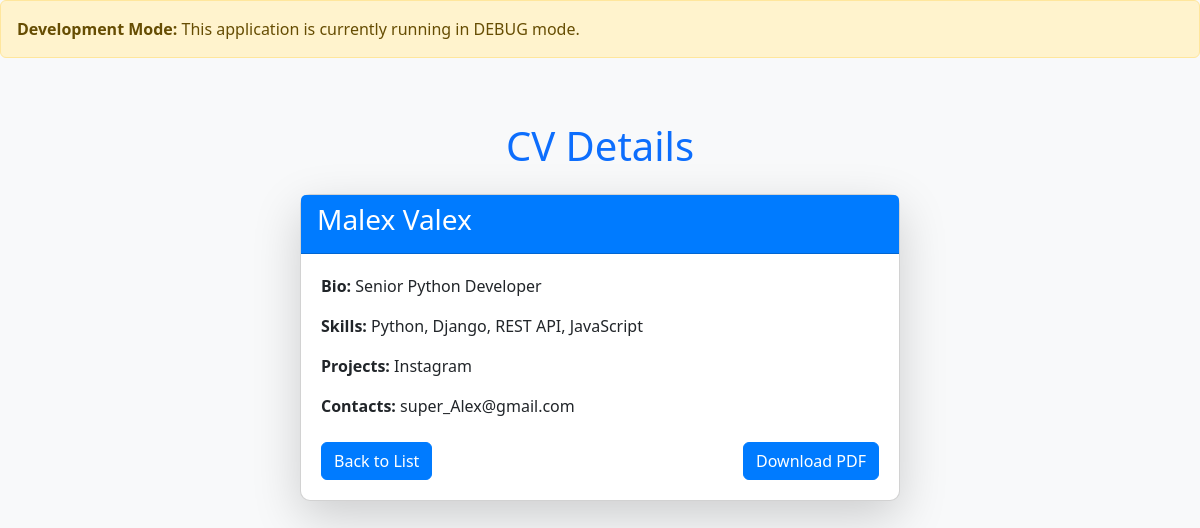
/main/2/, run on the app's committed database.
### main/models.py (models this page shows, shortened)
class CV(models.Model):
    first_name = models.CharField(max_length=50)
    last_name = models.CharField(max_length=50)
    bio = models.TextField(blank=True)
    skills = models.TextField(help_text="List your skills separated by commas", blank=True)
    projects = models.TextField(help_text="Describe your projects", blank=True)
    contacts = models.TextField(help_text="Provide your contact information", blank=True)

### main/views.py (the view)
# urls.py: path('<int:cv_id>/', main.views.cv_details, name='cv_details'),
def cv_details(request, cv_id):
    cv = CV.objects.get(id=cv_id)
    return render(request, 'cv_details.html', {"cv": cv})

### main/context_processors.py (called while the page is built)
def settings_context(request):
    return {
        'settings': {
            'DEBUG': settings.DEBUG,
            'LANGUAGE_CODE': settings.LANGUAGE_CODE,
            'TIME_ZONE': settings.TIME_ZONE,
        }
    }

### templates/cv_details.html (shortened to what this page needs)
<!DOCTYPE html>
<html lang="en">
<head>
    <link href="https://cdn.jsdelivr.net/npm/bootstrap@5.3.3/dist/css/bootstrap.min.css" rel="stylesheet" />
</head>
<body>
        {% if settings.DEBUG %}
        <div class="debug-info alert alert-warning">
            <strong>Development Mode:</strong> This application is currently running in DEBUG mode.
        </div>
        {% endif %}
    <div class="container py-5">
        <h1 class="mb-4 text-center text-primary">CV Details</h1>
        <div class="card shadow-lg">
            <div class="card-header">
                <h3>{{ cv.first_name }} {{ cv.last_name }}</h3>
            </div>
            <div class="card-body">
                <p><strong>Bio:</strong> {{ cv.bio }}</p>
                <p><strong>Skills:</strong> {{ cv.skills }}</p>
                <p><strong>Projects:</strong> {{ cv.projects }}</p>
                <p><strong>Contacts:</strong> {{ cv.contacts }}</p>
                <div class="d-flex justify-content-between mt-4">
                    <a href="{% url 'main_page' %}" class="btn btn-primary">Back to List</a>
                    <a href="{% url 'cv_pdf_download' cv.id %}" class="btn btn-primary">Download PDF</a>
                </div>
            </div>
        </div>
    </div>
</body>
</html>

### templates/cv_details.html (style rules this page uses)
body { background-color: #f8f9fa; }
.card { border-radius: 10px; max-width: 600px; margin: 0 auto; }
.card-header { background-color: #007bff; color: white; font-weight: bold; }
.card-body { padding: 20px; }
.btn-primary { background-color: #007bff; border-color: #007bff; }

### data on the page
CV: first_name "Malex", last_name "Valex", bio "Senior Python Developer", skills "Python, Django, REST API, JavaScript", projects "Instagram", contacts "super_Alex@gmail.com"
